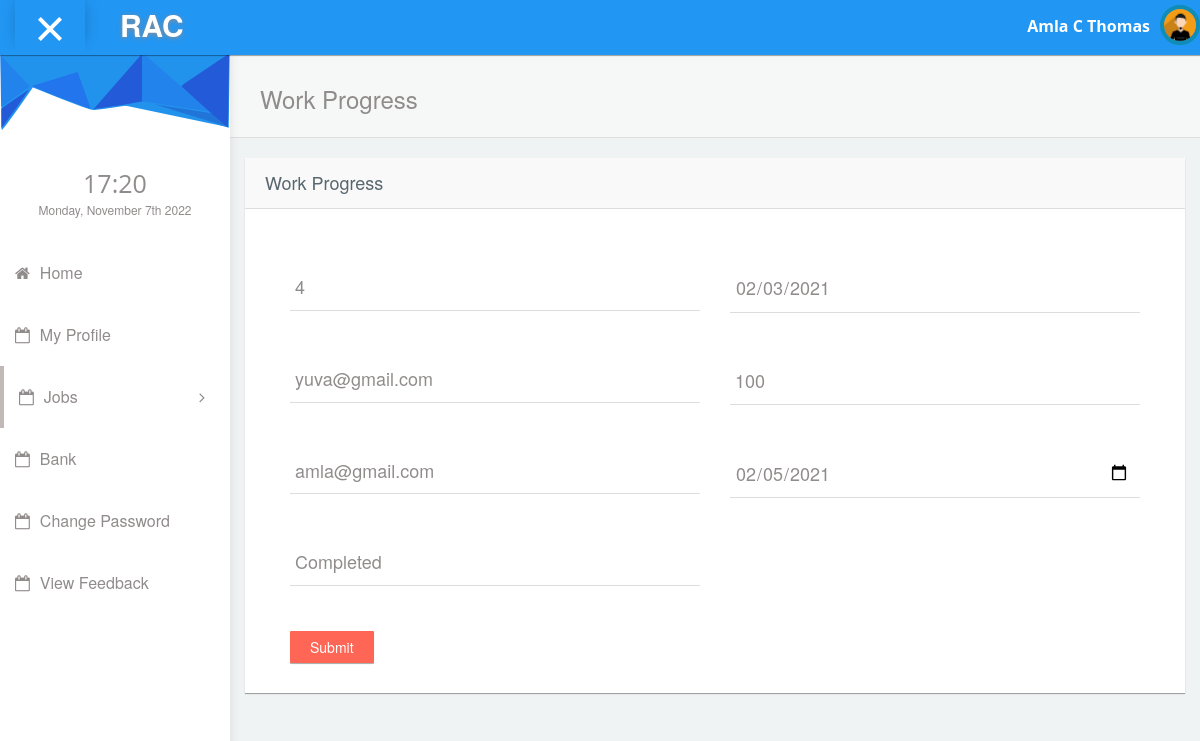
The page /freelancer/progress.php?rid=14 (signed in) on the database its author committed.
### tables this page shows
CREATE TABLE IF NOT EXISTS `free_reg` (
  `fid` int(11) NOT NULL AUTO_INCREMENT,
  `name` varchar(100) NOT NULL,
  `address` text NOT NULL,
  `phno` varchar(20) NOT NULL,
  `degree` varchar(30) NOT NULL,
  `institution` varchar(100) NOT NULL,
  `university` varchar(100) NOT NULL,
  `other_quali` varchar(120) DEFAULT NULL,
  `work_exp` varchar(100) DEFAULT NULL,
  `work_place` varchar(70) DEFAULT NULL,
  `post` varchar(100) DEFAULT NULL,
  `years_worked` varchar(50) DEFAULT NULL,
  `current_status` varchar(30) NOT NULL,
  `area_of_study` varchar(100) DEFAULT NULL,
  `email` varchar(100) NOT NULL,
  `dob` date DEFAULT NULL,
  PRIMARY KEY (`fid`)
);

CREATE TABLE IF NOT EXISTS `request` (
  `req_id` int(11) NOT NULL AUTO_INCREMENT,
  `oemail` varchar(100) NOT NULL,
  `femail` varchar(100) NOT NULL,
  `job_id` int(11) NOT NULL,
  `status` varchar(70) NOT NULL,
  `accepted_date` date NOT NULL,
  `pro_percentage` int(11) NOT NULL,
  `complete_date` date NOT NULL,
  PRIMARY KEY (`req_id`)
);

CREATE TABLE IF NOT EXISTS `bidding` (
  `bid_id` int(11) NOT NULL AUTO_INCREMENT,
  `job_id` int(11) NOT NULL,
  `date` date NOT NULL,
  `amount` int(11) NOT NULL,
  `bstatus` varchar(70) NOT NULL,
  `email` varchar(100) NOT NULL,
  PRIMARY KEY (`bid_id`)
);

### connectionclass.php (called while the page is built, shortened)
<?php
class ConnectionClass
{
public $db=null;
public function open()
{
$this->db=mysqli_connect('localhost','root','','rent_a_coder') or die('Error: ' . mysqli_error($myConnection));
	}
public function GetSingleData($qry)
{
  try
  {
      $result=mysqli_query($this->db,$qry);
	  if($result)
	  {
	         $row=mysqli_fetch_row($result) ;
			 return $row[0];
			 }
			 else
			 {
			     throw new Exception(mysqli_error($this->db));
			 }
    }
	catch(Exception $e)
	{
	         return $e->getMessage();
	}
 }
 public function GetSingleRow($qry)
 {
	try
	{
	    $result=mysqli_query($this->db,$qry);
		if($result)
		{
		   $row = mysqli_fetch_array($result);
		   return $row;
		   }
else
 throw new Exception(mysql_error());
}
catch(Exception $e)
{
return $e->getMessage();
}
}
}
?>

### freelancer/progress.php (the view, shortened to what this page needs)
<?php
require_once('header.php');
require_once("../connectionclass.php");
$obj=new ConnectionClass();
$rid=$_REQUEST['rid'];
$qry="select * from request r inner join bidding b on r.job_id=b.job_id where b.bid_id='$rid' and b.bstatus='Accept' order by r.req_id desc";
$result=$obj->GetSingleRow($qry);
$jobid=$result['job_id'];
?>
            <div id="content">
                <div class="panel box-shadow-none content-header">
                  <div class="panel-body">
                    <div class="col-md-12">
                        <h3 class="animated fadeInLeft">Work Progress</h3>
                    </div>
                  </div>
                </div>
                <div class="form-element">
                <div class="col-md-12 padding-0">
                <div class="col-md-12">
                  <div class="col-md-12 panel">
                    <div class="col-md-12 panel-heading">
                      <h4>Work Progress</h4>
                    </div>
                    <div class="col-md-12 panel-body" style="padding-bottom:30px;">
                      <div class="col-md-12">
                        <form class="cmxform" method="post" action="codes/req_exe.php?action=update&rid=<?php echo $rid;?>">
                          <div class="col-md-6">
                           <div class="form-group form-animate-text" style="margin-top:40px !important;">
                              <input type="text" class="form-text"  name="id" placeholder="job id" value="<?php echo $jobid;?>" readonly>
                            </div>
                            <div class="form-group form-animate-text" style="margin-top:40px !important;">
                              <input type="text" class="form-text"  name="org_mail" value="<?php echo $result['oemail'];?>" readonly="">
                            </div>
                            <div class="form-group form-animate-text" style="margin-top:40px !important;">
                              <input type="text" class="form-text"  name="f_mail" value="<?php echo $result['femail'];?>" readonly="">
                            </div>
                             <div class="form-group form-animate-text" style="margin-top:40px !important;">
                              <input type="text" class="form-text"  name="status" value="<?php echo $result['status'];?>" required="">
                            </div>
                          </div>
                        <div class="col-md-6">
                           <div class="form-group form-animate-text" style="margin-top:40px !important;">
                              <input type="date" class="form-text"  name="accepted_date" value="<?php echo $result['accepted_date'];?>" readonly="">
                            </div>
                            <div class="form-group form-animate-text" style="margin-top:40px !important;">
                              <input type="text" class="form-text"  name="pro_percentage" value="<?php echo $result['pro_percentage'];?>" pattern="/^[a-zA-Z0-9 _-.,:']+$/" title="Must contain alphabets and numbers" required>
                            </div>
                            <div class="form-group form-animate-text" style="margin-top:40px !important;">
                              <input type="date" class="form-text"  name="complete_date" value="<?php echo $result['complete_date'];?>">
                            </div>
                          </div>
                          <div class="col-md-12">
                              <input class="submit btn btn-danger" type="submit" value="Submit">
                        </div>
                      </form>
                    </div>
                  </div>
                </div>
              </div>
              </div>
              </div>
            </div>
<?php require_once('footer.php'); ?>

### freelancer/header.php (shortened to what this page needs)
<!DOCTYPE html>
<html lang="en">
<head>
    <link rel="stylesheet" type="text/css" href="../admintemplate/css/bootstrap.min.css">
      <link rel="stylesheet" type="text/css" href="../admintemplate/css/plugins/font-awesome.min.css"/>
      <link rel="stylesheet" type="text/css" href="../admintemplate/css/plugins/simple-line-icons.css"/>
      <link rel="stylesheet" type="text/css" href="../admintemplate/css/plugins/animate.min.css"/>
      <link rel="stylesheet" type="text/css" href="../admintemplate/css/plugins/fullcalendar.min.css"/>
	<link href="../admintemplate/css/style.css" rel="stylesheet">
  </head>
<?php
require_once("../connectionclass.php");
$obj=new ConnectionClass();
$email=$_SESSION['email'];
$qry="select name from free_reg where email='$email'";
$name=$obj->GetSingleData($qry);
?>
 <body id="mimin" class="dashboard">
        <nav class="navbar navbar-default header navbar-fixed-top">
          <div class="col-md-12 nav-wrapper">
            <div class="navbar-header" style="width:100%;">
              <div class="opener-left-menu is-open">
                <span class="bottom"></span>
              </div>
                <a href="index.php" class="navbar-brand">
                 <b>RAC</b>
                </a>
              <ul class="nav navbar-nav navbar-right user-nav">
                <li class="user-name"><span><?php echo $name; ?></span></li>
                  <li class="dropdown avatar-dropdown">
                   <img src="../admintemplate/img/avatar.jpg" class="img-circle avatar" alt="user name" data-toggle="dropdown" aria-haspopup="true" aria-expanded="true"/>
                </li>
              </ul>
            </div>
          </div>
        </nav>
      <div class="container-fluid mimin-wrapper">
            <div id="left-menu">
              <div class="sub-left-menu scroll">
                <ul class="nav nav-list">
                    <li><div class="left-bg"></div></li>
                    <li class="time">
                      <h1 class="animated fadeInLeft" style="font-size: 25px;">21:00</h1>
                      <p class="animated fadeInRight">Sat,October 1st 2029</p>
                    </li>
                     <li class="ripple"><a href="index.php"><span class="fa fa-home"></span>Home</a></li>
                      <li class="ripple"><a href="profile.php"><span class="fa fa-calendar-o"></span>My Profile</a></li>
                     <li class="active ripple">
                      <a class="tree-toggle nav-header"><span class="fa-calendar-o fa"></span>Jobs
                        <span class="fa-angle-right fa right-arrow text-right"></span>
                      </a>
                    </li>
                   <li class="ripple"><a href="bank.php"><span class="fa fa-calendar-o"></span>Bank</a></li>
                   <li class="ripple"><a href="changepassword.php"><span class="fa fa-calendar-o"></span>Change Password</a></li>
                   <li class="ripple"><a href="viewfeedback.php"><span class="fa fa-calendar-o"></span>View Feedback</a></li>
                       </ul>
                </div>
            </div>

### rows shown on the page
free_reg: name "Amla C Thomas"
request: id "4", org_mail "yuva@gmail.com", f_mail "amla@gmail.com", status "Completed", accepted_date "02/03/2021", pro_percentage "100", complete_date "02/05/2021"
